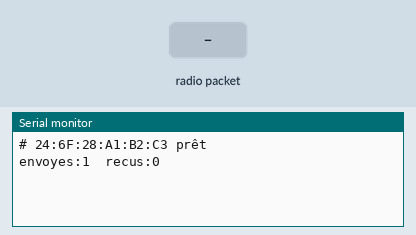
This sketch was run on a simulated ESP32. On the bench: the last lines printed to the serial monitor. Inputs (shaded band) come from the test bench. Random numbers use the default seed unless the sketch sets one.

Above: at 1.5 s.
1.6 s: radio packet "1" arrives
At 2.2 s:
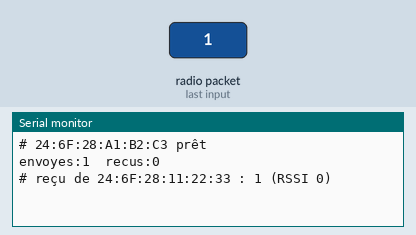
3.1 s: radio packet "0" arrives
At 3.9 s:
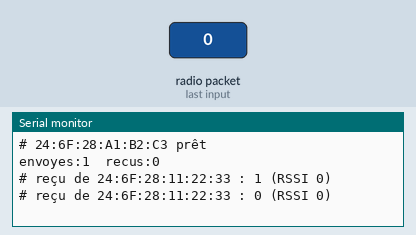
4.6 s: radio packet "2" arrives
At 5.7 s:
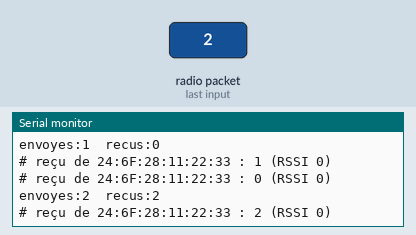
Timing chart, 0 to 7.6 s (numbered marks = the images above; inputs shaded):
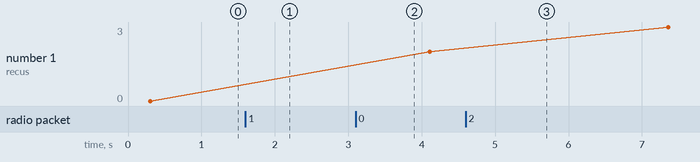

Measured:
- after the input at 1.6 s, the serial monitor: prints a new line after 0.05 s (image 1)
- after the input at 3.1 s, the serial monitor: prints a new line after 0.05 s (image 2)
- after the input at 4.6 s, the serial monitor: prints a new line after 0.05 s (image 3)

The sketch:

classic_espnow_broadcast.ino
```cpp
// ESP32 LAB — ESP-NOW en diffusion : chaque carte émet et reçoit (flashez-le sur 2 cartes ou plus)
#include <Arduino.h>
#include <WiFi.h>
#include <esp_now.h>

uint8_t BROADCAST[6] = {0xFF, 0xFF, 0xFF, 0xFF, 0xFF, 0xFF};
uint32_t sent = 0, received = 0;

void onReceive(const esp_now_recv_info_t *info, const uint8_t *data, int len) {
  received++;
  Serial.printf("# reçu de %02X:%02X:%02X:%02X:%02X:%02X : %.*s (RSSI %d)\n", info->src_addr[0], info->src_addr[1],
                info->src_addr[2], info->src_addr[3], info->src_addr[4], info->src_addr[5], len, (const char *)data, info->rx_ctrl->rssi);
}

void setup() {
  Serial.begin(115200);
  delay(300);
  WiFi.mode(WIFI_STA);
  esp_now_init();
  esp_now_register_recv_cb(onReceive);
  esp_now_peer_info_t peer = {};
  memcpy(peer.peer_addr, BROADCAST, 6);
  esp_now_add_peer(&peer);
  Serial.printf("\n# %s prêt\n", WiFi.macAddress().c_str());
}

void loop() {
  char msg[48];
  int n = snprintf(msg, sizeof(msg), "salut n°%lu de %s", (unsigned long)++sent, WiFi.macAddress().c_str());
  esp_now_send(BROADCAST, (const uint8_t *)msg, n);
  Serial.printf("envoyes:%lu\trecus:%lu\n", (unsigned long)sent, (unsigned long)received);
  delay(3000 + (esp_random() % 1000));   // décalage aléatoire pour limiter les collisions
}
```
